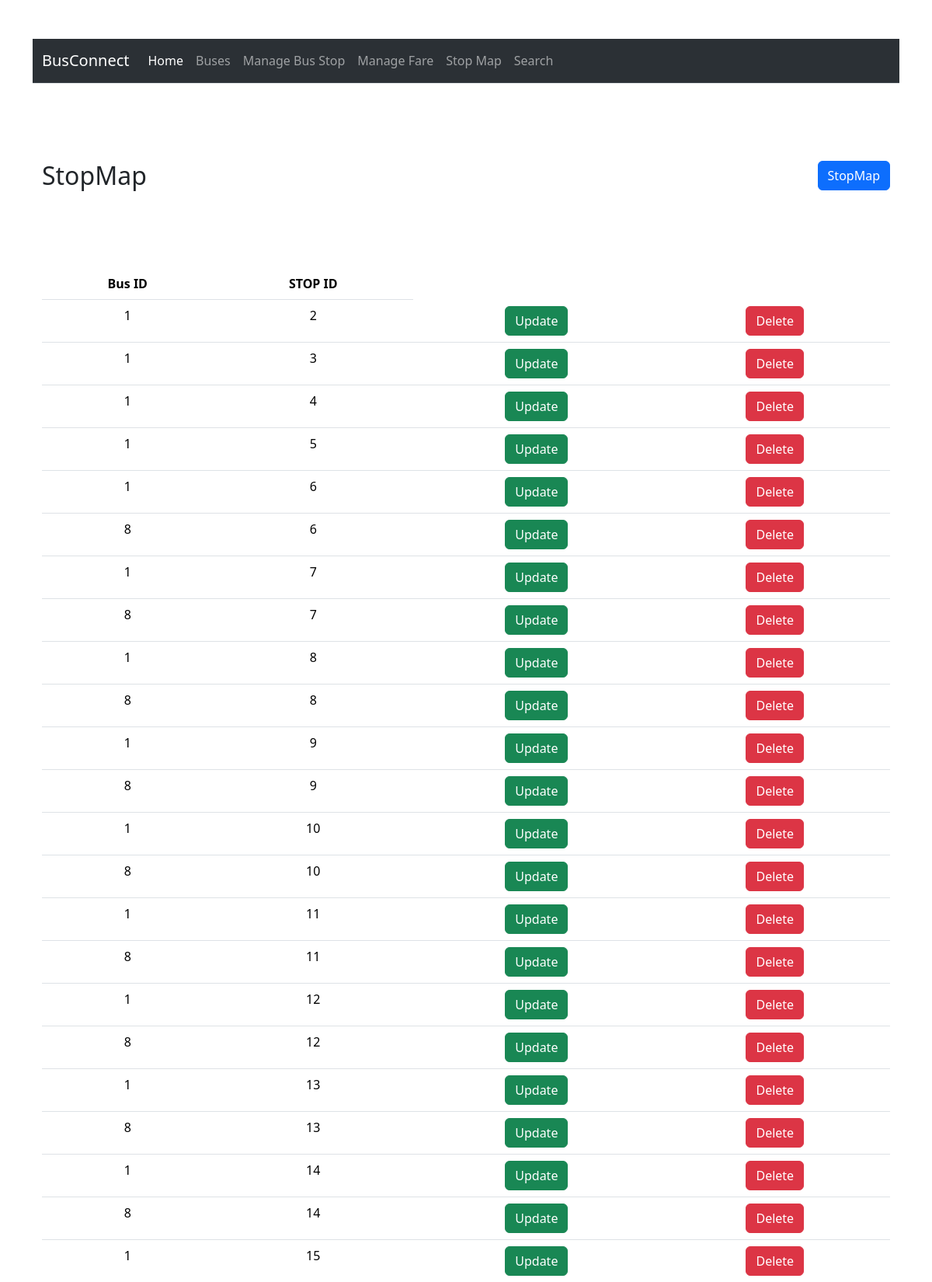
The page /stopmap.php (upper part) on the database its author committed.
### tables this page shows
CREATE TABLE `busstopsmapping` (
  `BusID` int(11) NOT NULL,
  `StopID` int(11) NOT NULL
);

### stopmap.php (the view, shortened to what this page needs)
<?php
include('header.php');
?>
<?php include('db.php');?>
<div class="container">
<section>
    <div class="container">
        <div class="box1">
      <h2 style="margin-bottom: 100px;"> StopMap </h2>
      <button type="button" class="btn btn-primary" data-toggle="modal" data-target="#Modal1">StopMap</button>
        </div>
      <table class="table">
          <thead class="thead-dark">
            <tr>
              <th scope="col">Bus ID</th>
              <th scope="col">STOP ID</th>
            </tr>
          </thead>
          <tbody>
            <?php
            $query = "SELECT * FROM `busstopsmapping`";
            $result = mysqli_query($connection, $query);
            if (!$result) {
                die("Query Failed: " . mysqli_error($connection));
            } else {
                while ($row = mysqli_fetch_assoc($result)) {
            ?>
                    <tr>
                        <td><?php echo $row['BusID']?></td>
                        <td><?php echo $row['StopID'] ?></td>
                        <td><a class="btn btn-success" href="updatebusstops.php?id=<?php echo $row['StopID']?>">Update</a></td>
                        <td><a class="btn btn-danger"  href="deletebusstops.php?id=<?php echo $row['StopID']?>">Delete</a></td>
                    </tr>
            <?php
                }
            }
            ?>
     </tbody>
        </table>
    </div>
   </section>
</div>
   <?php
include('footer.php');
?>

### style.css (style rules this page uses)
.box1 h2 { float: left; }
.box1 button { float: right; }
.container { margin-top: 50px; align-items: center; }
.table { text-align: center; }

### rows shown on the page
busstopsmapping: BusID "1", StopID "2"
busstopsmapping: BusID "1", StopID "3"
busstopsmapping: BusID "1", StopID "4"
busstopsmapping: BusID "1", StopID "5"
busstopsmapping: BusID "1", StopID "6"
busstopsmapping: BusID "8", StopID "6"
busstopsmapping: BusID "1", StopID "7"
busstopsmapping: BusID "8", StopID "7"
busstopsmapping: BusID "1", StopID "8"
busstopsmapping: BusID "8", StopID "8"
busstopsmapping: BusID "1", StopID "9"
busstopsmapping: BusID "8", StopID "9"
busstopsmapping: BusID "1", StopID "10"
busstopsmapping: BusID "8", StopID "10"
busstopsmapping: BusID "1", StopID "11"
busstopsmapping: BusID "8", StopID "11"
busstopsmapping: BusID "1", StopID "12"
busstopsmapping: BusID "8", StopID "12"
busstopsmapping: BusID "1", StopID "13"
busstopsmapping: BusID "8", StopID "13"
busstopsmapping: BusID "1", StopID "14"
busstopsmapping: BusID "8", StopID "14"
busstopsmapping: BusID "1", StopID "15"
